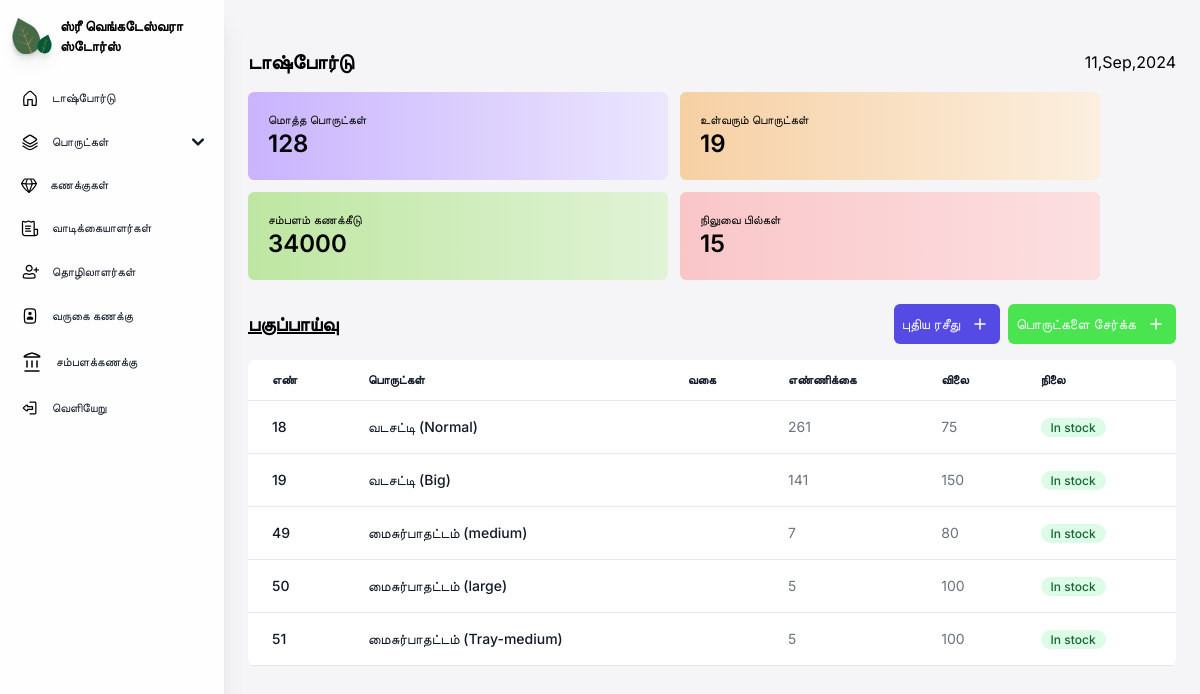
Page /dashboard/ (signed in) on the earlier database version.
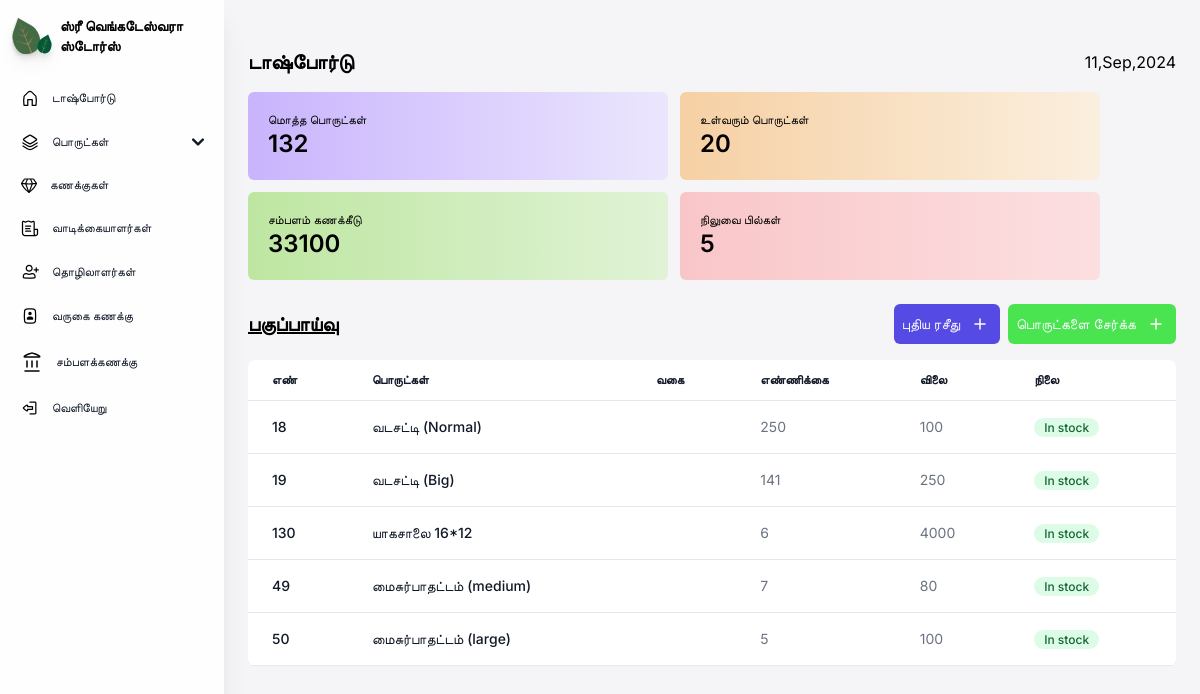
Same page on the later database version.
### core/models.py (models this page shows, shortened)
class stock(models.Model):
    productname = models.CharField(max_length=70, db_index=True)
    category = models.CharField(max_length=50, blank=True)
    maximumstock = models.PositiveIntegerField()
    quantity = models.PositiveIntegerField()
    price = models.PositiveIntegerField()

### core/views.py (the view)
# urls.py: path('dashboard/', cvs.dashboard),
@login_required(login_url='/auth/signup/')
def dashboard(request):
    model = stock.objects.all()
    ovdc = model.order_by('productname')
    model_bills = bill.objects.filter(billstatus='opened')
    ic_stock  = 0
    for i in model:
        if i.quantity < i.maximumstock:
            ic_stock+=1
    context = {
        'overviewdata':ovdc.reverse()[:5],
        'stockcount': model.count(),
        'iccount': ic_stock,
        'billcount': model_bills.count(),
        'salarydue': salaryobj.objects.aggregate(Sum('salarydue'))['salarydue__sum']
        }
    return render(request, "core/dashboard.html", context)

### core/templates/core/dashboard.html (shortened to what the changed rows need)
{% load static %}
{% load static tailwind_tags%}
<!DOCTYPE html>
<html lang="en">
<head>
    <link href="https://cdnjs.cloudflare.com/ajax/libs/flowbite/2.3.0/flowbite.min.css" rel="stylesheet" />
    {% tailwind_css %}
</head>
<body class="font-inter bg-[#F5F5F7] max-w-full">
<section class="sm:ml-56 px-6 pb-4 max-w-full">
    <main class="mt-4 min-w-full">
    <div class="infobox flex w-full gap-3 flex-wrap items-center">
        <a href="/stocks" class="w-[420px] max-h-[115px]">
        <div class="box max-w-full p-5 bg-gradient-to-r from-[#C9B4FD] to-[#EBE6FD] rounded-md hover:scale-105 transition duration-500">
            <p class="text-xs">மொத்த பொருட்கள்</p>
            <p class="text-2xl font-semibold">{{stockcount}}</p>
        </div>
        </a>
        <a href="/incomingstocks" class="w-[420px] max-h-[115px]">
        <div class="box max-w-full p-5 bg-gradient-to-r from-[#F6D0A4] to-[#FBEFDF] rounded-md hover:scale-105 transition duration-500">
            <p class="text-xs">உள்வரும் பொருட்கள்</p>
            <p class="text-2xl font-semibold">{{iccount}}</p>
        </div>
        </a>
        <a href="/salarymanagement" class="w-[420px] max-h-[115px]">
        <div class="box max-w-full p-5 bg-gradient-to-r from-[#BEE6A1] to-[#E0F3D6] rounded-md hover:scale-105 transition duration-500">
            <p class="text-xs">சம்பளம் கணக்கீடு</p>
            <p class="text-2xl font-semibold">
                {% if salarydue == None %}
                    0
                {% else %}
                {{salarydue}}
                {% endif %}
            </p>
        </div>
        </a>
        <a href="/bills" class="w-[420px] max-h-[115px]">
        <div class="box max-w-full p-5 bg-gradient-to-r from-[#F9C6C8] to-[#FCDFE1] rounded-md hover:scale-105 transition duration-500">
            <p class="text-xs">நிலுவை பில்கள்</p>
            <p class="text-2xl font-semibold">{{billcount}}</p>
        </div>
        </a>
    </div>
        <div class="relative max-w-[100%] overflow-x-scroll mt-4 rounded-md">
            <table class="text-sm text-left rtl:text-right text-gray-500 bg-white dark:text-gray-400 rounded-md shadow-md overflow-x-auto w-full">
                <thead class="border-b text-xs text-gray-900 uppercase dark:text-gray-400">
                    <tr>
                        <th scope="col" class="px-6 py-3">
                            எண்
                        </th>
                        <th scope="col" class="px-6 py-3">
                            பொருட்கள்
                        </th>
                        <th scope="col" class="px-6 py-3">
                            வகை
                        </th>
                        <th scope="col" class="px-6 py-3">
                            எண்ணிக்கை
                        </th>
                        <th scope="col" class="px-6 py-3">
                            விலை
                        </th>
                        <th scope="col" class="px-6 py-3">
                            நிலை
                        </th>
                    </tr>
                </thead>
                <tbody>
                    {% for stock in overviewdata %}
                    <tr class="border-b">
                        <th scope="row" class="px-6 py-4 font-medium text-gray-900 whitespace-nowrap">
                            {{stock.id}}
                        </th>
                        <th scope="row" class="px-6 py-4 font-medium text-gray-900 whitespace-nowrap">
                            {{stock.productname}}
                        </th>
                        <td class="px-6 py-4">
                        </td>
                        <td class="px-6 py-4">
                            {{stock.quantity}}
                        </td>
                        <td class="px-6 py-4">
                            {{stock.price}}
                        </td>
                        <td class="px-6 py-4">
                            {% if stock.quantity < stock.maximumstock %}
                            <span class="bg-yellow-100 text-yellow-800 text-xs font-medium me-2 px-2.5 py-0.5 rounded-full dark:bg-yellow-900 dark:text-yellow-300">
                                Running out
                            </span>
                            {% else %}
                                <span class="bg-green-100 text-green-800 text-xs font-medium me-2 px-2.5 py-0.5 rounded-full dark:bg-yellow-900 dark:text-yellow-300">
                                    In stock
                                </span>
                            {% endif %}
                        </td>
                    </tr>
                    {% endfor %}
                </tbody>
            </table>
        </div>
    </main>
</section>
</body>
</html>

Differences in the rows shown:
no longer on this page (row unchanged): stock: id "51", productname "மைசுர்பாதட்டம் (Tray-medium)", quantity "5", price "100", maximumstock "In stock"
changed stock "வடசட்டி (Normal)": quantity "261" → "250"; price "75" → "100"
changed stock "வடசட்டி (Big)": price "150" → "250"
added stock: id "130", productname "யாகசாலை 16*12", quantity "6", price "4000", maximumstock "In stock"
Other differences:
{{ stockcount }}: "128" → "132"
{{ iccount }}: "19" → "20"
{{ salarydue }}: "34000" → "33100"
{{ billcount }}: "15" → "5"
